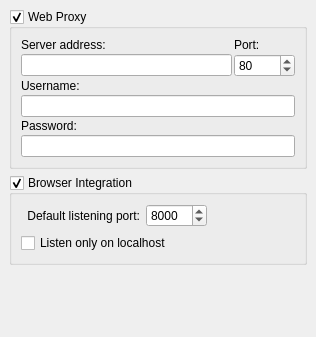
<?xml version="1.0" encoding="UTF-8"?>
<ui version="4.0">
 <class>NetworkOptionsPage</class>
 <widget class="QWidget" name="NetworkOptionsPage">
  <property name="geometry">
   <rect>
    <x>0</x>
    <y>0</y>
    <width>316</width>
    <height>337</height>
   </rect>
  </property>
  <layout class="QVBoxLayout">
   <property name="spacing">
    <number>6</number>
   </property>
   <property name="margin">
    <number>9</number>
   </property>
   <item>
    <widget class="QGroupBox" name="web_proxy">
     <property name="title">
      <string>Web Proxy</string>
     </property>
     <property name="checkable">
      <bool>true</bool>
     </property>
     <layout class="QGridLayout">
      <property name="margin">
       <number>9</number>
      </property>
      <property name="spacing">
       <number>2</number>
      </property>
      <item row="5" column="0" colspan="2">
       <widget class="QLineEdit" name="password">
        <property name="echoMode">
         <enum>QLineEdit::Password</enum>
        </property>
       </widget>
      </item>
      <item row="3" column="0" colspan="2">
       <widget class="QLineEdit" name="username"/>
      </item>
      <item row="4" column="0" colspan="2">
       <widget class="QLabel" name="label_5">
        <property name="text">
         <string>Password:</string>
        </property>
        <property name="buddy">
         <cstring>password</cstring>
        </property>
       </widget>
      </item>
      <item row="2" column="0" colspan="2">
       <widget class="QLabel" name="label_6">
        <property name="text">
         <string>Username:</string>
        </property>
        <property name="buddy">
         <cstring>username</cstring>
        </property>
       </widget>
      </item>
      <item row="1" column="0">
       <widget class="QLineEdit" name="server_host"/>
      </item>
      <item row="0" column="1">
       <widget class="QLabel" name="label_7">
        <property name="text">
         <string>Port:</string>
        </property>
       </widget>
      </item>
      <item row="1" column="1">
       <widget class="QSpinBox" name="server_port">
        <property name="minimum">
         <number>1</number>
        </property>
        <property name="maximum">
         <number>65535</number>
        </property>
        <property name="value">
         <number>80</number>
        </property>
       </widget>
      </item>
      <item row="0" column="0">
       <widget class="QLabel" name="label">
        <property name="text">
         <string>Server address:</string>
        </property>
        <property name="buddy">
         <cstring>server_host</cstring>
        </property>
       </widget>
      </item>
     </layout>
    </widget>
   </item>
   <item>
    <widget class="QGroupBox" name="browser_integration">
     <property name="title">
      <string>Browser Integration</string>
     </property>
     <property name="checkable">
      <bool>true</bool>
     </property>
     <property name="checked">
      <bool>true</bool>
     </property>
     <layout class="QVBoxLayout" name="verticalLayout_2">
      <item>
       <widget class="QWidget" name="widget" native="true">
        <property name="sizePolicy">
         <sizepolicy hsizetype="Maximum" vsizetype="Preferred">
          <horstretch>0</horstretch>
          <verstretch>0</verstretch>
         </sizepolicy>
        </property>
        <layout class="QHBoxLayout" name="horizontalLayout">
         <property name="leftMargin">
          <number>6</number>
         </property>
         <property name="topMargin">
          <number>0</number>
         </property>
         <property name="rightMargin">
          <number>0</number>
         </property>
         <property name="bottomMargin">
          <number>0</number>
         </property>
         <item>
          <widget class="QLabel" name="label_2">
           <property name="sizePolicy">
            <sizepolicy hsizetype="Expanding" vsizetype="Preferred">
             <horstretch>0</horstretch>
             <verstretch>0</verstretch>
            </sizepolicy>
           </property>
           <property name="text">
            <string>Default listening port:</string>
           </property>
           <property name="alignment">
            <set>Qt::AlignRight|Qt::AlignTrailing|Qt::AlignVCenter</set>
           </property>
          </widget>
         </item>
         <item>
          <widget class="QSpinBox" name="browser_integration_port">
           <property name="minimum">
            <number>1</number>
           </property>
           <property name="maximum">
            <number>65535</number>
           </property>
           <property name="value">
            <number>8000</number>
           </property>
          </widget>
         </item>
        </layout>
       </widget>
      </item>
      <item>
       <widget class="QCheckBox" name="browser_integration_localhost_only">
        <property name="text">
         <string>Listen only on localhost</string>
        </property>
        <property name="checked">
         <bool>false</bool>
        </property>
       </widget>
      </item>
     </layout>
    </widget>
   </item>
   <item>
    <spacer>
     <property name="orientation">
      <enum>Qt::Vertical</enum>
     </property>
     <property name="sizeHint" stdset="0">
      <size>
       <width>101</width>
       <height>31</height>
      </size>
     </property>
    </spacer>
   </item>
  </layout>
 </widget>
 <tabstops>
  <tabstop>web_proxy</tabstop>
  <tabstop>server_host</tabstop>
  <tabstop>server_port</tabstop>
  <tabstop>username</tabstop>
  <tabstop>password</tabstop>
  <tabstop>browser_integration</tabstop>
  <tabstop>browser_integration_port</tabstop>
  <tabstop>browser_integration_localhost_only</tabstop>
 </tabstops>
 <resources/>
 <connections/>
</ui>
